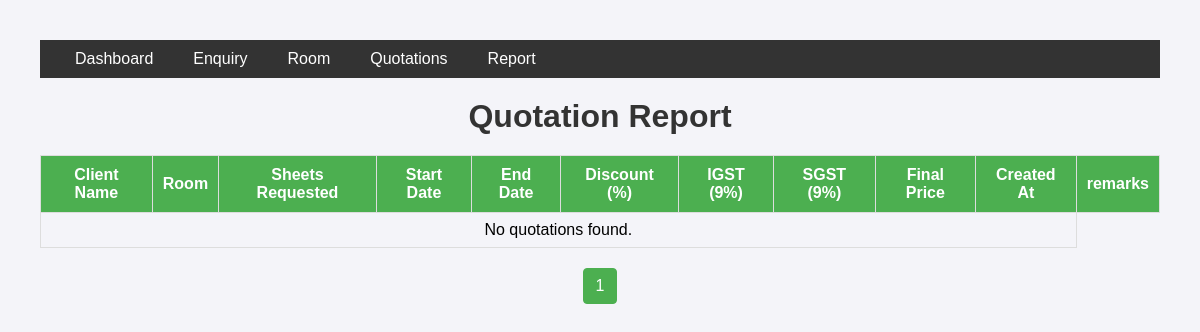
The app's page /quotation_report/, older data.
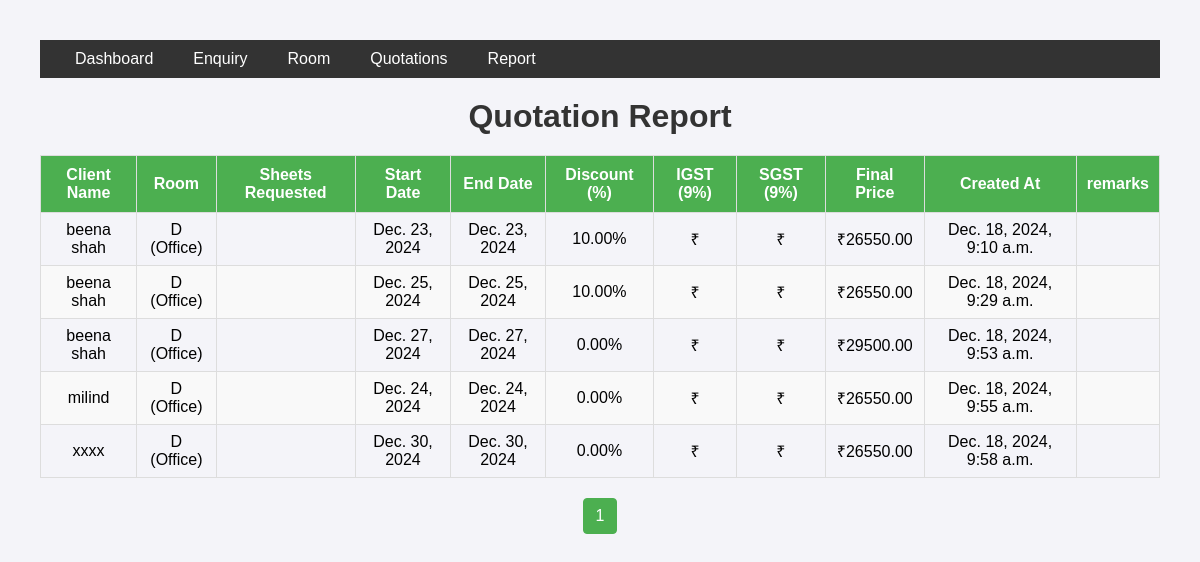
The same page, newer data.
### employee/models.py (models this page shows, shortened)
class Quotation(models.Model):
    BOOKING_TYPES = [
        ('DAILY', 'Date Range'),
        ('MONTHLY', 'Monthly'),
        ('YEARLY', 'Yearly'),
    ]
    STATUS_CHOICES = [
        ('Pending', 'Pending'),
        ('Cancelled', 'Cancelled'),
        ('Convert', 'Convert'),
    ]
    room = models.ForeignKey(Room, on_delete=models.CASCADE)
    client_name = models.CharField(max_length=100)
    sheets_booked = models.PositiveIntegerField()
    start_date = models.DateField()
    end_date = models.DateField()
    booking_type = models.CharField(max_length=10, choices=BOOKING_TYPES, default='DAILY')
    status = models.CharField(max_length=10, choices=STATUS_CHOICES, default='Pending')
    discount = models.DecimalField(max_digits=5, decimal_places=2, default=0.0)
    final_price = models.DecimalField(max_digits=10, decimal_places=2, default=0.0)
    created_at = models.DateTimeField(auto_now_add=True)
    updated_at = models.DateTimeField(auto_now=True)

class Room(models.Model):
    ROOM_TYPES = [
        ('Meeting Room', 'Meeting Room'),
        ('Auditorium', 'Auditorium'),
        ('Office', 'Office'),
    ]
    name = models.CharField(max_length=50)
    room_type = models.CharField(max_length=20, choices=ROOM_TYPES)
    sheet_count = models.PositiveIntegerField()
    price_per_sheet = models.DecimalField(max_digits=10, decimal_places=2, null=True, blank=True)
    price = models.DecimalField(max_digits=10, decimal_places=2, null=True, blank=True)
    amenities = models.TextField(default="Tea, Coffee, Pantry, WiFi")

### employee/views.py (the view)
# urls.py: path('quotation_report/', views.quotation_report, name='quotation_report'),
def quotation_report(request):
    quotation = Quotation.objects.all()
    page_obj = paginate_queryset(request, quotation, per_page=10)
    return render(request, 'reports/quotation_report.html', {'quotation': quotation, 'page_obj': page_obj})

### employee/views.py (called while the page is built)
def paginate_queryset(request, queryset, per_page=10):
    paginator = Paginator(queryset, per_page)
    page_number = request.GET.get('page')
    page_obj = paginator.get_page(page_number)
    return page_obj

### templates/reports/quotation_report.html (shortened to what this page needs)
{% extends 'base.html' %}
{% block main %}
    <h1>Quotation Report</h1>
    <table>
        <thead>
            <tr>
                <th>Client Name</th>
                <th>Room</th>
                <th>Sheets Requested</th>
                <th>Start Date</th>
                <th>End Date</th>
                <th>Discount (%)</th>
                <th>IGST (9%)</th>
                <th>SGST (9%)</th>
                <th>Final Price</th>
                <th>Created At</th>
                <th>remarks</th>
            </tr>
        </thead>
        <tbody>
            {% for q in page_obj.object_list %}
            <tr>
                <td>{{ q.client_name }}</td>
                <td>{{ q.room.name }} ({{ q.room.room_type }})</td>
                <td>{{ q.sheets_requested }}</td>
                <td>{{ q.start_date }}</td>
                <td>{{ q.end_date }}</td>
                <td>{{ q.discount }}%</td>
                <td>₹{{ q.igst }}</td>
                <td>₹{{ q.sgst }}</td>
                <td>₹{{ q.final_price }}</td>
                <td>{{ q.created_at }}</td>
                <td>{{ q.remarks }}</td>
            </tr>
            {% empty %}
            <tr>
                <td colspan="10">No quotations found.</td>
            </tr>
            {% endfor %}
        </tbody>
    </table>
    {% include 'reports/pagination.html' %}
    {% endblock main %}

Row changes from the older to the newer data that the page shows:
added Quotation: client_name "beena shah", room.name "D", room.room_type "Office", start_date "Dec. 23, 2024", end_date "Dec. 23, 2024", discount "10.00", final_price "26550.00", created_at "Dec. 18, 2024, 9:10 a.m."
added Quotation: client_name "beena shah", room.name "D", room.room_type "Office", start_date "Dec. 25, 2024", end_date "Dec. 25, 2024", discount "10.00", final_price "26550.00", created_at "Dec. 18, 2024, 9:29 a.m."
added Quotation: client_name "beena shah", room.name "D", room.room_type "Office", start_date "Dec. 27, 2024", end_date "Dec. 27, 2024", discount "0.00", final_price "29500.00", created_at "Dec. 18, 2024, 9:53 a.m."
added Quotation: client_name "milind", room.name "D", room.room_type "Office", start_date "Dec. 24, 2024", end_date "Dec. 24, 2024", discount "0.00", final_price "26550.00", created_at "Dec. 18, 2024, 9:55 a.m."
added Quotation: client_name "xxxx", room.name "D", room.room_type "Office", start_date "Dec. 30, 2024", end_date "Dec. 30, 2024", discount "0.00", final_price "26550.00", created_at "Dec. 18, 2024, 9:58 a.m."
Text that changed along with them:
text no longer shown: "No quotations found."
